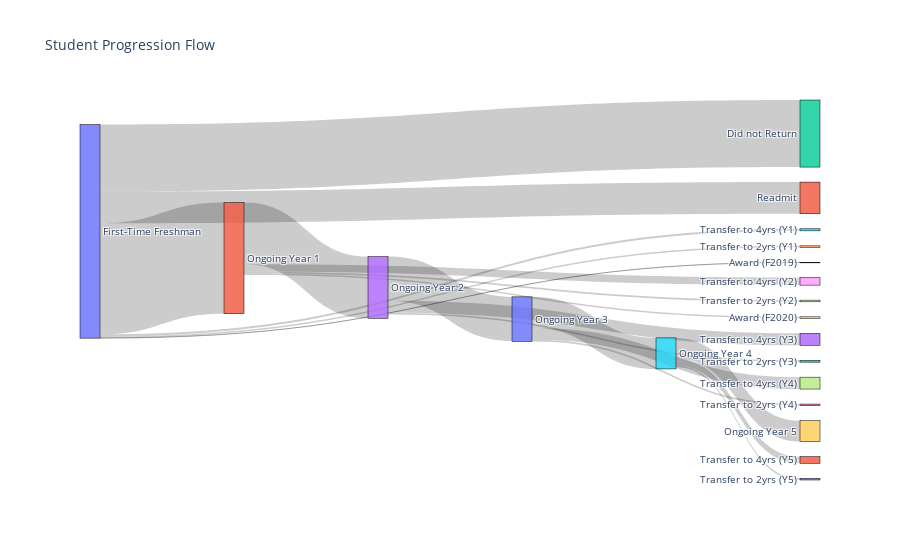

This figure's notebook cell:
### Code cell
import plotly.graph_objects as go

# Define labels (nodes)
labels = [
    "First-Time Freshman", "Ongoing Year 1", "Did not Return", "Ongoing Year 2",
    "Transfer to 2yrs (Y1)", "Transfer to 4yrs (Y1)", "Award (F2019)",
    "Transfer to 2yrs (Y2)", "Transfer to 4yrs (Y2)", "Award (F2020)",
    "Ongoing Year 3", "Readmit", "Transfer to 2yrs (Y3)", "Transfer to 4yrs (Y3)", "Award (F2021)",
    "Ongoing Year 4", "Transfer to 2yrs (Y4)", "Transfer to 4yrs (Y4)", "Award (F2022)",
    "Ongoing Year 5", "Transfer to 2yrs (Y5)", "Transfer to 4yrs (Y5)"
]

# Define links (edges)
source = [
    0, 0, 0, 0, 0, 0,          # From First-Time Freshman
    1, 1, 1, 1,                # From Ongoing Year 1
    3, 3, 3,                   # From Ongoing Year 2
    10, 10, 10,                # From Ongoing Year 3
    15, 15, 15,                # From Ongoing Year 4
]
target = [
    1, 2, 4, 5, 6, 11,         # To Year 1 outcomes
    3, 7, 8, 9,                # To Year 2 outcomes
    10, 12, 13,                # To Year 3 outcomes
    15, 16, 17,                # To Year 4 outcomes
    19, 20, 21,                # To Year 5 outcomes
]
value = [
    3588, 2166, 49, 67, 4, 1023,
    1990, 54, 247, 50,
    1424, 59, 387,
    1002, 54, 384,
    675, 54, 216
]

# Build Sankey diagram
fig = go.Figure(data=[go.Sankey(
    node=dict(
        pad=15,
        thickness=20,
        line=dict(color="black", width=0.5),
        label=labels
    ),
    link=dict(
        source=source,
        target=target,
        value=value
    ))])

fig.update_layout(title_text="Student Progression Flow", font_size=10)
fig.show()

### Figure 1 — Plotly figure (JSON) as saved in the notebook; plotly's stock layout.template omitted (floating-point values rounded to 4 significant figures)
{"data": [{"link": {"source": [0, 0, 0, 0, 0, 0, 1, 1, 1, 1, 3, 3, 3, 10, 10, 10, 15, 15, 15], "target": [1, 2, 4, 5, 6, 11, 3, 7, 8, 9, 10, 12, 13, 15, 16, 17, 19, 20, 21], "value": [3588, 2166, 49, 67, 4, 1023, 1990, 54, 247, 50, 1424, 59, 387, 1002, 54, 384, 675, 54, 216]}, "node": {"label": ["First-Time Freshman", "Ongoing Year 1", "Did not Return", "Ongoing Year 2", "Transfer to 2yrs (Y1)", "Transfer to 4yrs (Y1)", "Award (F2019)", "Transfer to 2yrs (Y2)", "Transfer to 4yrs (Y2)", "Award (F2020)", "Ongoing Year 3", "Readmit", "Transfer to 2yrs (Y3)", "Transfer to 4yrs (Y3)", "Award (F2021)", "Ongoing Year 4", "Transfer to 2yrs (Y4)", "Transfer to 4yrs (Y4)", "Award (F2022)", "Ongoing Year 5", "Transfer to 2yrs (Y5)", "Transfer to 4yrs (Y5)"], "line": {"color": "black", "width": 0.5}, "pad": 15, "thickness": 20}, "type": "sankey"}], "layout": {"font": {"size": 10}, "title": {"text": "Student Progression Flow"}}}
